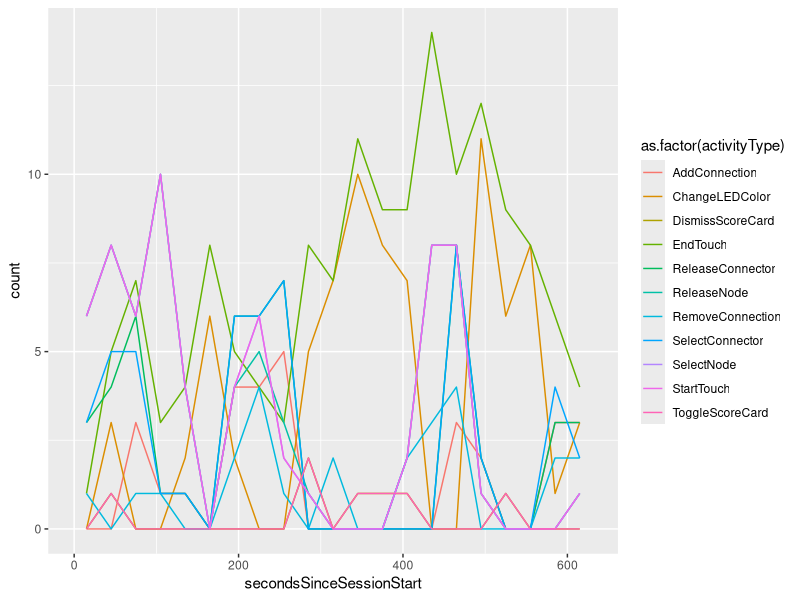

R code for this plot:
# Required libraries
library(ggplot2)
library(plyr)
library(lubridate)

setwd("~/Dropbox/IDC 2014/log data/")

player13M <- read.csv(file="2013.12.10-01-actions.log.csv",
                    header=TRUE,
                    stringsAsFactors=FALSE)

cleanData <- function(input) {
  input <- renameColumnHeaders(input)
  input["timestamp"] <- formatTimestamps(input[, "timestamp"])
  return(input)
}

formatTimestamps <- function(timestamps) {
  return(
    ymd_hms(timestamps)
  )
}

renameColumnHeaders <- function(input) {
  return(
    rename(input, c("time_stamp"              = "timestamp",
                    "sec_since_session_start" = "secondsSinceSessionStart",
                    "data"                    = "logData",
                    "screen_position"         = "screenPosition",
                    "X__class__"              = "activityType")
    )
  )
}

player13M <- cleanData(player13M)

## Plots

p <- ggplot(aes(x = secondsSinceSessionStart),
            data = player13M)

p <- p + geom_line(aes(y = ..count..,
                       color = as.factor(activityType),
                       group = as.factor(activityType)), 
                   stat="bin",
                   binwidth=30,
                   origin=0,
                   right=FALSE)

print(p)
